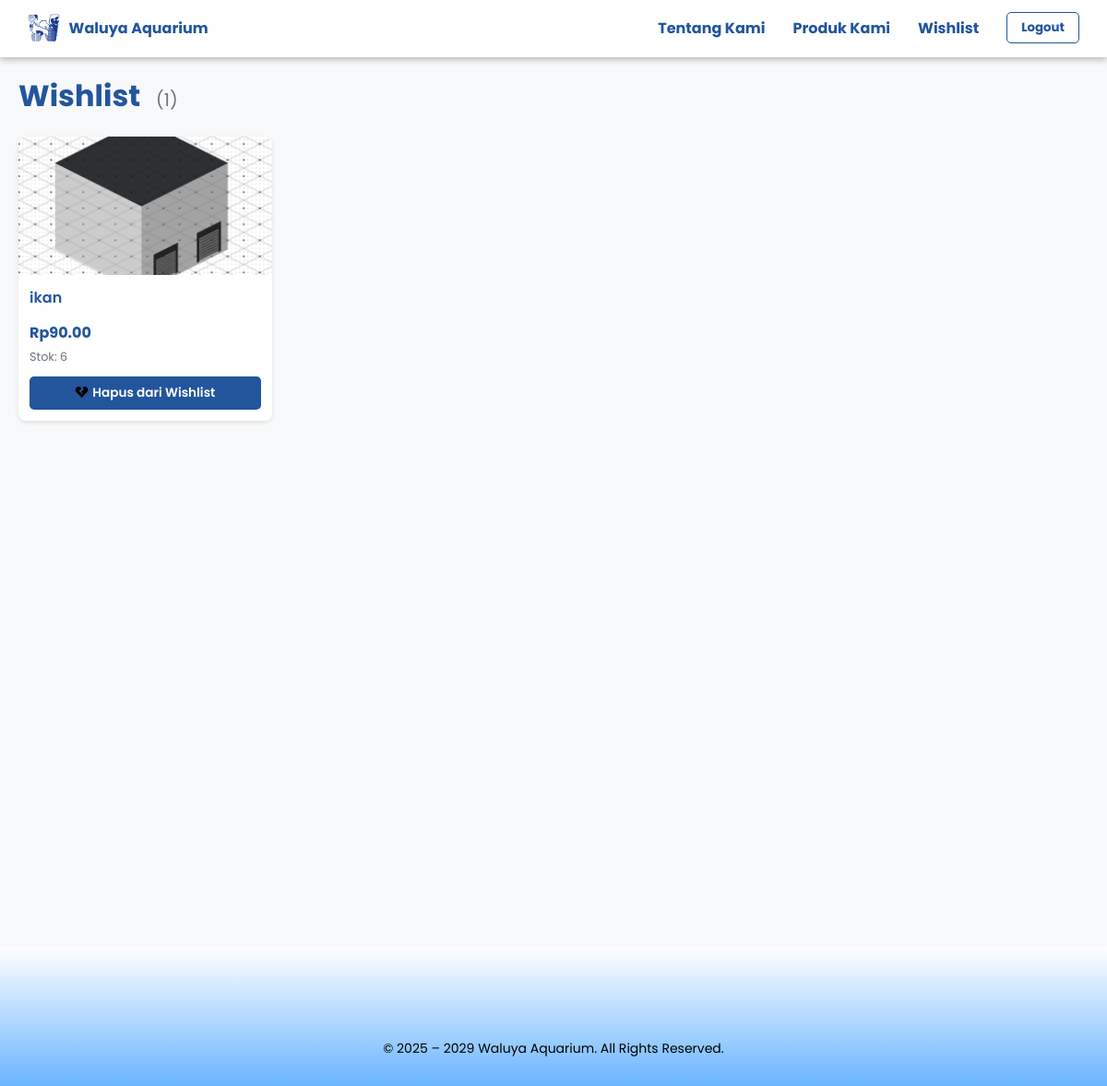
The page /wishlist/ (signed in) on the database as committed earlier.
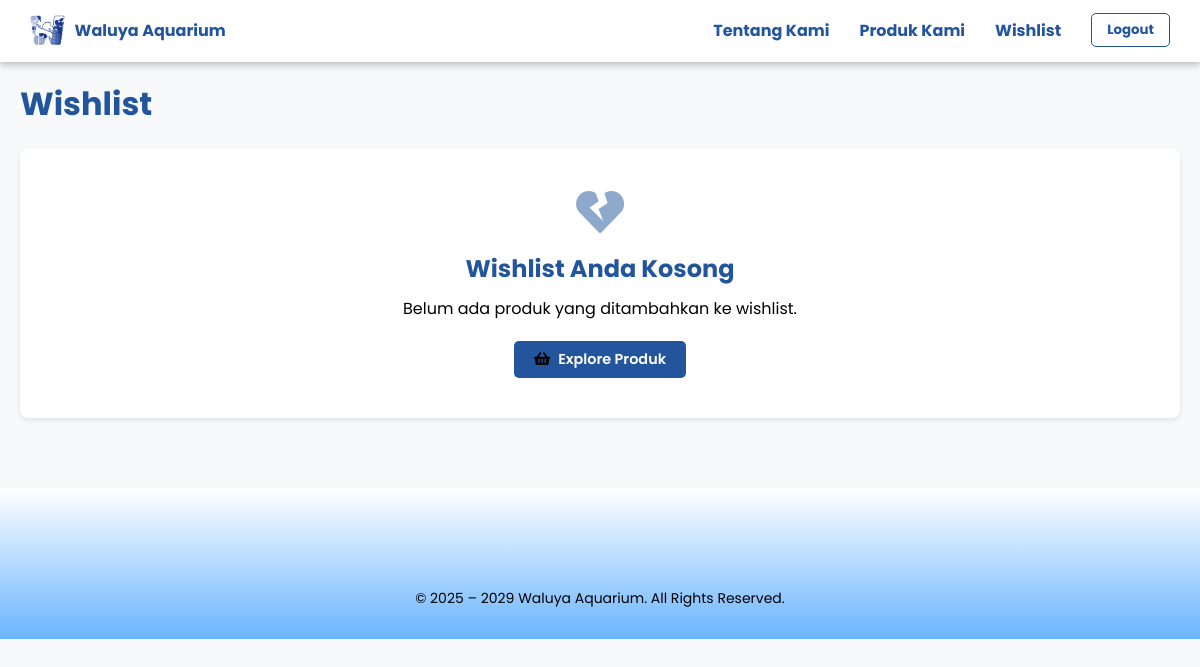
The same page on the database as committed later.
### waluya/models.py (models this page shows, shortened)
class Wishlist(models.Model):
    user = models.ForeignKey(User, on_delete=models.CASCADE)  # Relasi ke user
    product = models.ForeignKey('Product', on_delete=models.CASCADE)  # Relasi ke produk, referensi string
    created_at = models.DateTimeField(auto_now_add=True)
    class Meta:
        unique_together = ('user', 'product')
        ordering = ['-created_at']  # Sort by newest first

class Product(models.Model):
    name = models.CharField(max_length=255)
    description = models.TextField()
    price = models.DecimalField(max_digits=10, decimal_places=2)
    stock = models.IntegerField()
    image = models.ImageField(upload_to='products/')

### waluya/views.py (the view, shortened to what this page needs)
# urls.py: path('wishlist/', views.wishlist, name='wishlist'),
@login_required
def wishlist(request):
    category = request.GET.get('category', '')
    wishlist_items = Wishlist.objects.filter(user=request.user)
    is_ajax = request.headers.get('X-Requested-With') == 'XMLHttpRequest'
    return render(request, 'wishlist.html', {'wishlist_items': wishlist_items})

### waluya/templates/wishlist.html (shortened to what this page needs)
{% load static %}
<!DOCTYPE html>
<html lang="en">
<head>
    <link rel="stylesheet" href="{% static 'css/user_product_list.css' %}" />
    <link rel="stylesheet" href="{% static 'css/wishlist.css' %}" />
    <link rel="stylesheet" href="https://cdnjs.cloudflare.com/ajax/libs/font-awesome/5.15.3/css/all.min.css">
</head>
<body class="wishlist-page">
    <header>
        <nav class="navbar">
            <div class="navbar-logo">
                <img src="{% static 'img/W biru.png' %}" alt="Waluya logo" class="logo-navbar" />
                <span class="nama-brand">Waluya Aquarium</span>
            </div>
            <ul class="nav-links">
               <li><a href="{% url 'landing_page' %}">Tentang Kami</a></li>
                <li><a href="#">Produk Kami</a>
                </li>
                <li><a href="{% url 'wishlist' %}" class="active">Wishlist</a></li>
            </ul>
            <div class="buttons">
                {% if user.is_authenticated %}
                    <button class="login-button" onclick="window.location.href='{% url 'logout' %}'">Logout</button>
                {% else %}
                    <button class="login-button" onclick="window.location.href='{% url 'user_login' %}'">Login</button>
                    <button class="register-button" onclick="window.location.href='{% url 'sign_up' %}'">Register</button>
                {% endif %}
            </div>
        </nav>
    </header>
    <div class="wishlist-container">
        <div class="wishlist-header">
            <h1 class="section-title">Wishlist {% if wishlist_items %}<span class="wishlist-count">({{ wishlist_items|length }})</span>{% endif %}</h1>
        </div>
        {% if wishlist_items %}
            <div class="wishlist-grid">
                {% for item in wishlist_items %}
                <div class="wishlist-card" data-wishlist-id="{{ item.id }}">
                    <div class="wishlist-image">
                        {% if item.product.image %}
                            <img src="{{ item.product.image.url }}" alt="{{ item.product.name }}" />
                        {% else %}
                            <img src="{% static 'img/default-product.png' %}" alt="No Image" />
                        {% endif %}
                    </div>
                    <div class="wishlist-info">
                        <h3>{{ item.product.name }}</h3>
                        <p class="wishlist-price">Rp{{ item.product.price }}</p>
                        <p class="wishlist-stock">Stok: {{ item.product.stock }}</p>
                    </div>
                    <div class="wishlist-actions">
                        <button class="remove-btn remove-from-wishlist-btn"
                                data-wishlist-id="{{ item.id }}"
                                data-product-id="{{ item.object_id }}">
                            <i class="fas fa-heart-broken"></i> Hapus dari Wishlist
                        </button>
                    </div>
                </div>
                {% endfor %}
            </div>
        {% else %}
            <div class="empty-wishlist">
                <i class="fas fa-heart-broken empty-icon"></i>
                <h3>Wishlist Anda Kosong</h3>
                <p>Belum ada produk yang ditambahkan ke wishlist.</p>
                <a href="{% url 'user_product_list_ikan' %}" class="shop-btn">
                    <i class="fas fa-shopping-basket"></i> Explore Produk
                </a>
            </div>
        {% endif %}
    </div>
</body>
<footer class="footer-gradient">
    <p>© 2025 – 2029 Waluya Aquarium. All Rights Reserved.</p>
</footer>
</html>

Rows that differ between the two databases and show on the page:
removed Wishlist: product.image (picture), product.name "ikan", product.price "90.00", product.stock "6"
Other text that changed with them:
{{ wishlist_items|length }}: "1" → (not shown)
text now shown: "Wishlist Anda Kosong Belum ada produk yang ditambahkan ke wishlist. Explore Produk"
